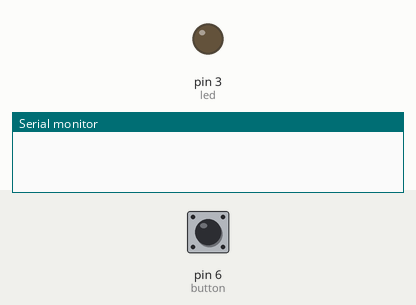
Recording of a sketch running on a simulated Arduino Uno, built with avr-gcc and run on an emulated ATmega328P. Parts: output pins drawn as LEDs (lit = HIGH), the last lines printed to the serial monitor. Dashed ring = blinking. Inputs (shaded band) come from the test bench; at power-on: pin 6 (button) LOW.

Above: at 1.2 s.
1.3 s: pin 6 (button) pulled HIGH for 3.2 s
At 2.1 s:
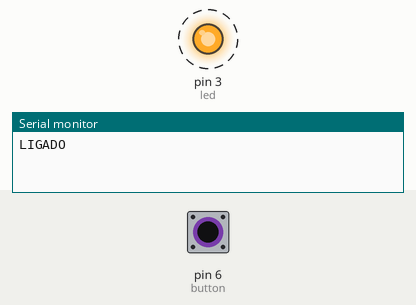
6.0 s: pin 6 (button) pulled HIGH for 0.15 s
At 7.2 s:
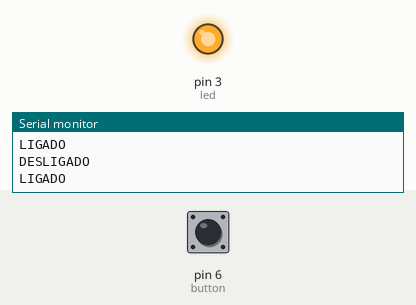
7.6 s: pin 6 (button) pulled HIGH for 1 s
At 8.7 s:
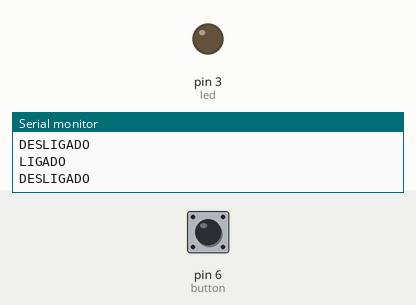
Timing chart, 0 to 10.6 s (numbered marks = the images above; inputs shaded):
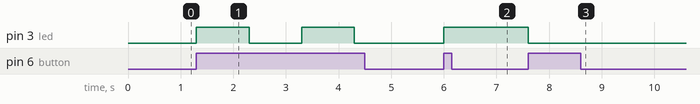

The sketch:

button.ino
```cpp
// BUTTON ARDUINO
// AUTORA: TARSILA TEREZA
// DATA: ALGUMA DO SEGUNDO SEMESTRE DE 2021


// Declarar as portas

int button = 6;
int led = 3;

bool estado_led = true;
bool press_button = true;

void setup (){

    pinMode(led, OUTPUT);
    pinMode(button, INPUT);

}

void loop (){

  press_button = digitalRead(button);
  estado_led = digitalRead(led);

  Serial.begin(9600);    // Comecei o Serial, pode acompanhar pelo monitor do Arduino IDE ou pelo monitor do tinkercad mesmo.

  if ((press_button == true) && (estado_led == false)) {
  	digitalWrite(led, HIGH);
    Serial.println("LIGADO");
    estado_led = true;
    delay(1000);

// Se o botão for precionado e o LED estiver desligado entãooo ligue o LED, escreva no monitor "LIGADO" e muda o estado do LED para true. Mas pq (não sei porquês básico) ele muda de false para true, tarsila? É pq a gente vai ter que desligar ele depois, na função else if alí em baixo. Só conseguimos desligar algo que tá ligado :)

  } else if  ((press_button == true) && (estado_led == true)) {
   	digitalWrite(led, LOW);
    Serial.println("DESLIGADO");
    estado_led = false;
    delay(1000);

// Se o LED estiver ligado e o botão estiver pressionado entãooooo desliga o LED, escreve no monitor "DESLIGADO" e muda o estado do LED para false. Está dentro da função loop, ou seja, vai ficar repetindo.

  }


} // fim do loop 
```

Measured:
- after the input at 1.3 s, pin 3 (led): alternates HIGH for 1.0 s and LOW for 1.0 s, starting at once
- after the input at 6.0 s, pin 3 (led): LOW → HIGH at once
- after the input at 7.6 s, pin 3 (led): HIGH → LOW at once
